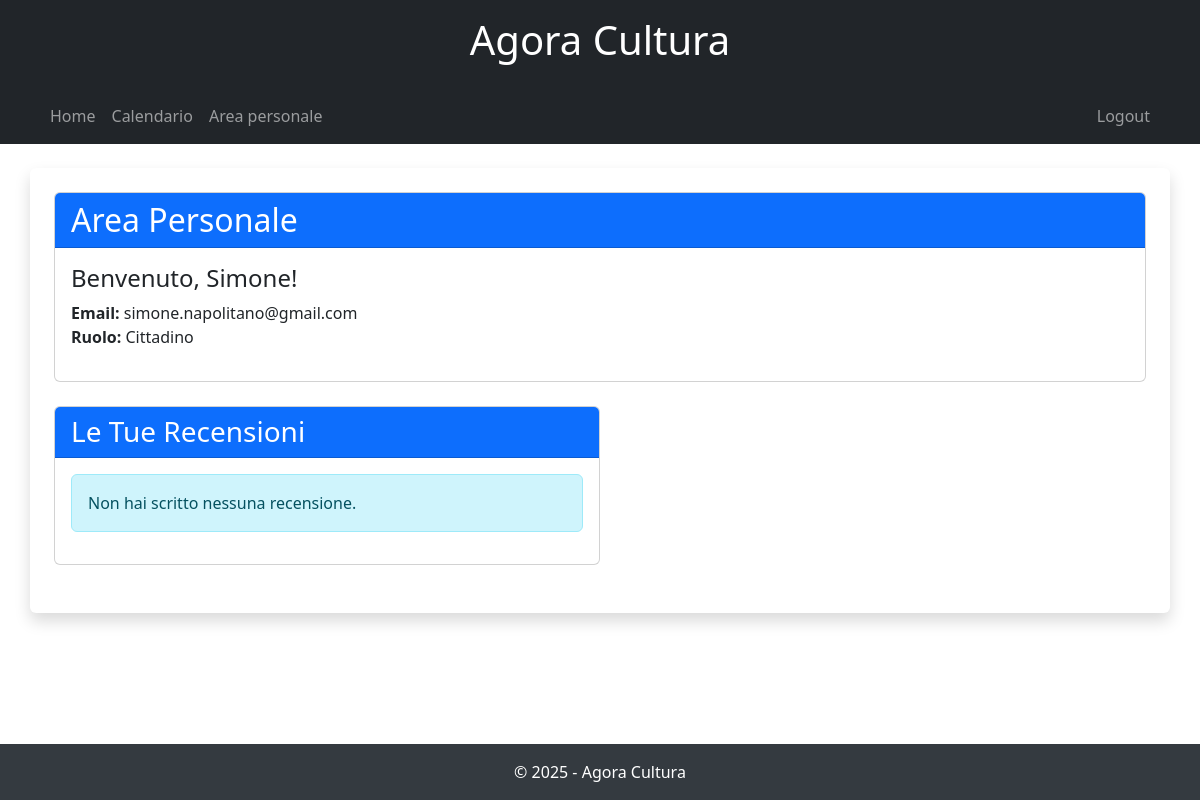
The page /area_personale/ (signed in) on the database as committed earlier.
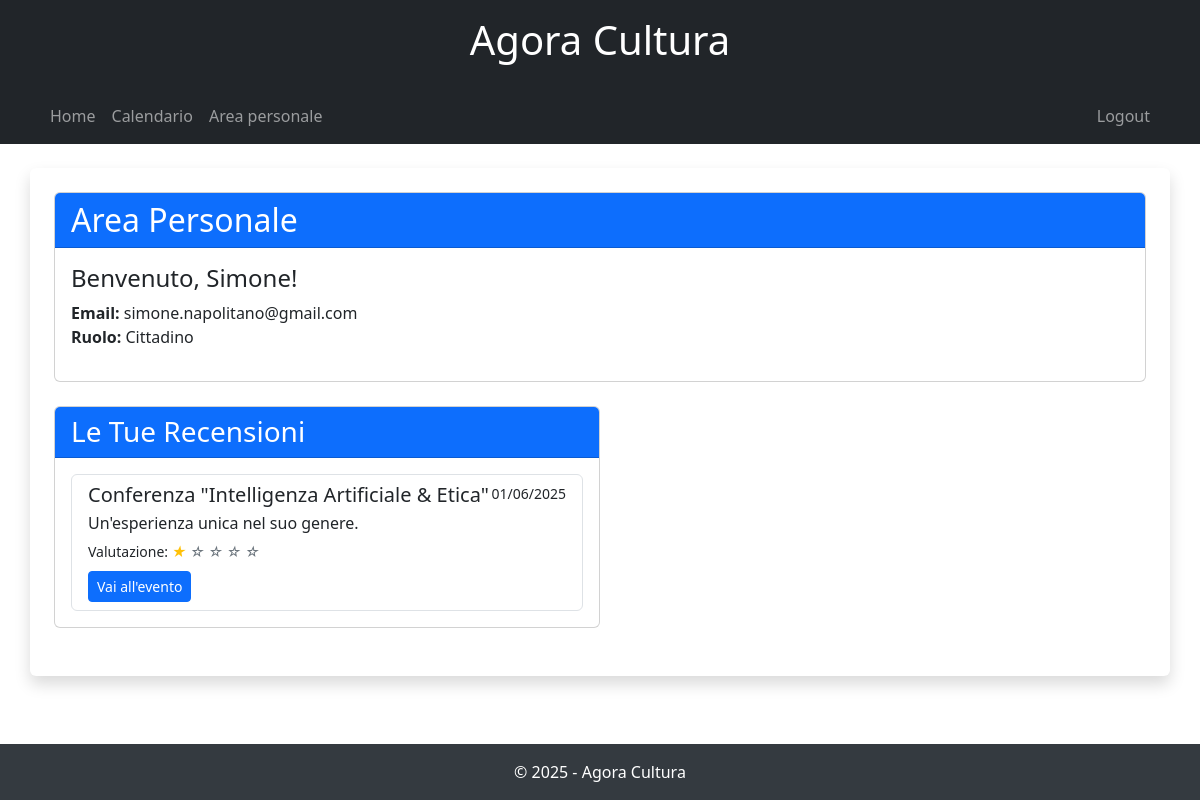
The same page on the database as committed later.
### AgoraCultura/models.py (models this page shows, shortened)
class Recensione(models.Model):
    utente = models.ForeignKey(Utente, on_delete=models.CASCADE)
    evento = models.ForeignKey(Evento, on_delete=models.CASCADE)
    testo = models.TextField()
    valutazione = models.IntegerField()
    data = models.DateField(auto_now_add=True)
    class Meta:
        unique_together = ('utente', 'evento')

class Evento(models.Model):
    titolo = models.CharField(max_length=100)
    descrizione = models.TextField()
    prezzo = models.DecimalField(max_digits=6, decimal_places=2)
    tipologia = models.CharField(max_length=100)
    evidenza = models.BooleanField(default=False)
    supervisionato = models.BooleanField(default=False)
    organizzatore = models.ForeignKey(Utente, on_delete=models.CASCADE, related_name='eventi_organizzati', null=True)
    categorie = models.ManyToManyField(Categoria, through='Associazione')

### AgoraCultura/views.py (the view)
# urls.py: path('area_personale/', views.area_personale, name='area_personale'),
@login_required
def area_personale(request):
    prenotazioni = Prenotazione.objects.filter(utente=request.user).select_related('evento')
    recensioni = Recensione.objects.filter(utente=request.user).select_related('evento')
    eventi_info = []
    for prenotazione in prenotazioni:
        evento = prenotazione.evento
        svolgimento = Svolgimento.objects.filter(evento=evento, data__gte=prenotazione.data_prenotazione).order_by('data', 'orario').first()
        if svolgimento:
            eventi_info.append({
                'evento': evento,
                'prenotazione': prenotazione,
                'svolgimento': svolgimento
            })
    eventi_organizzatore = []
    if request.user.ruolo == 'Organizzatore':
        eventi_organizzatore = Evento.objects.all()
    return render(request, 'area_personale.html', {
        'eventi_info': eventi_info,
        'recensioni': recensioni,
        'eventi_organizzatore': eventi_organizzatore,
        'user': request.user
    })

### templates/area_personale.html (shortened to what this page needs)
{% extends 'base.html' %}
{% block content %}
<div class="row mb-4">
    <div class="col-md-12">
        <div class="card">
            <div class="card-header bg-primary text-white">
                <h2 class="mb-0">Area Personale</h2>
            </div>
            <div class="card-body">
                <h4>Benvenuto, {{ user.username }}!</h4>
                <p>
                    <strong>Email:</strong> {{ user.email }}<br>
                    <strong>Ruolo:</strong> {{ user.ruolo }}
                </p>
            </div>
        </div>
    </div>
</div>
    {% if user.ruolo == 'Cittadino' %}
    <div class="col-md-6">
        <div class="card mb-4">
            <div class="card-header bg-primary text-white">
                <h3 class="mb-0">Le Tue Recensioni</h3>
            </div>
            <div class="card-body">
                {% if recensioni %}
                    <div class="list-group">
                        {% for recensione in recensioni %}
                            <div class="list-group-item">
                                <div class="d-flex w-100 justify-content-between">
                                    <h5 class="mb-1">{{ recensione.evento.titolo }}</h5>
                                    <small>{{ recensione.data|date:"d/m/Y" }}</small>
                                </div>
                                <p class="mb-1">{{ recensione.testo }}</p>
                                <small>Valutazione:
                                    {% for i in "12345" %}
                                        {% if forloop.counter <= recensione.valutazione %}
                                            <i class="text-warning">★</i>
                                        {% else %}
                                            <i class="text-secondary">☆</i>
                                        {% endif %}
                                    {% endfor %}
                                </small>
                                <div class="mt-2">
                                    <a href="{% url 'dettaglio_evento' recensione.evento.id %}" class="btn btn-sm btn-primary">Vai all'evento</a>
                                </div>
                            </div>
                        {% endfor %}
                    </div>
                {% else %}
                    <div class="alert alert-info">
                        Non hai scritto nessuna recensione.
                    </div>
                {% endif %}
            </div>
        </div>
    </div>
    {% endif %}
{% endblock %}

Rows that differ between the two databases and show on the page:
added Recensione: evento.titolo "Conferenza \"Intelligenza Artificiale & Etica\"", data "01/06/2025", testo "Un'esperienza unica nel suo genere.", valutazione 1 (drawn)
Other text that changed with them:
text no longer shown: "Non hai scritto nessuna recensione."
